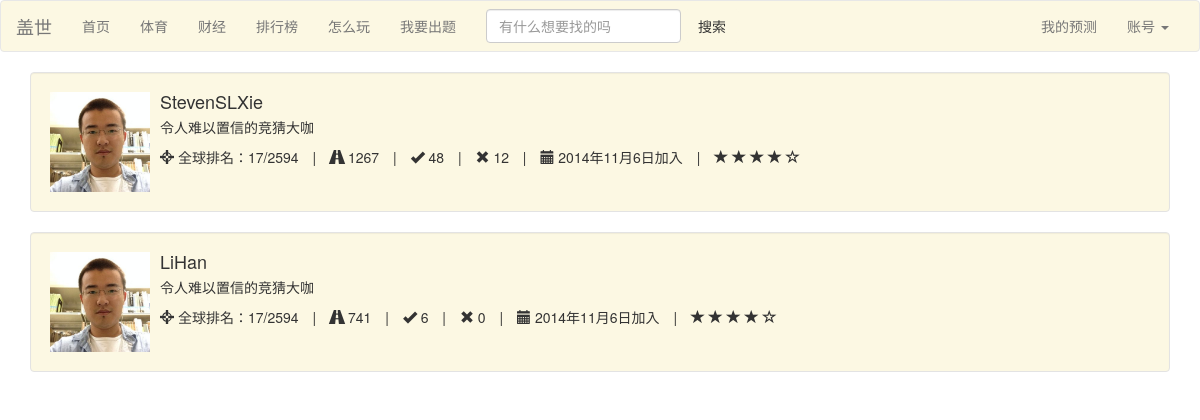
The page /leaderboard (signed in) on the database as committed earlier.
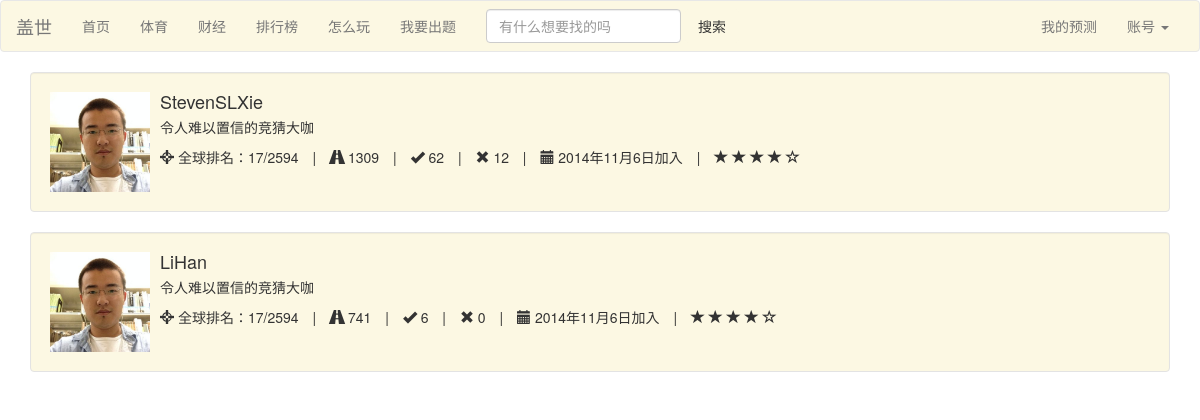
The same page on the database as committed later.
### Guess/models.py (models this page shows)
class Person(models.Model):
	user = models.OneToOneField(User)
	point = models.IntegerField(default=1000)
	expertise = models.TextField(default='N/A')
	win = models.IntegerField(default=0)
	lose = models.IntegerField(default=0)
	game = models.IntegerField(default=0)
	point_per_game = models.FloatField(default=0.0)
	index = models.IntegerField(default=0)
	class Meta:
		ordering = ('point','point_per_game',)

### Guess/views.py (the view)
# urls.py: url(r'^leaderboard$', 'Guess.views.leaderboard', name='leaderboard'),
def leaderboard(request):
	if not request.user.is_authenticated():
		return redirect(reverse('login'))
	persons = Person.objects.all().order_by('-point','-win')
	return render(request,'leaderboard.html',{'persons':persons})

### Guess/templates/leaderboard.html (shortened to what this page needs)
{% load bootstrap3 %}
{% include "nav_bar.html" %}
<link rel="stylesheet" href="http://cdnjs.cloudflare.com/ajax/libs/font-awesome/4.1.0/css/font-awesome.min.css"/>
{% for person in persons %}
<div class="container">
  <div class="well well-frame-c">
      <div class="media">
      	<a class="pull-left" href="#">
    		<img class="media-object" src="/static/images/me.jpg" height="100" width="100">
  		</a>
  		<div class="media-body">
            <h4 class="media-heading">{{ person.user }}</h4>
             <p>令人难以置信的竞猜大咖</p>
          <ul class="list-inline list-unstyled">
            <li><span><i class="glyphicon glyphicon-screenshot"></i> 全球排名：17/2594 </span></li>
            <li>|</li>
            <li><span><i class="glyphicon glyphicon-road"></i> {{ person.point }}</span></li>
            <li>|</li>
            <li><span><i class="glyphicon glyphicon-ok"></i> {{ person.win }}</span></li>
            <li>|</li>
            <li><span><i class="glyphicon glyphicon-remove"></i> {{ person.lose }}</span></li>
            <li>|</li>
            <li><span><i class="glyphicon glyphicon-calendar"></i> 2014年11月6日加入 </span></li>
            <li>|</li>
            <li>
               <span class="glyphicon glyphicon-star"></span>
                        <span class="glyphicon glyphicon-star"></span>
                        <span class="glyphicon glyphicon-star"></span>
                        <span class="glyphicon glyphicon-star"></span>
                        <span class="glyphicon glyphicon-star-empty"></span>
            </li>
			</ul>
       </div>
    </div>
  </div>
</div>
{% endfor %}

Rows that differ between the two databases and show on the page:
changed Person "StevenSLXie": point "1267" → "1309"; win "48" → "62"
